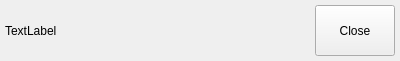
<?xml version="1.0" encoding="UTF-8"?>
<ui version="4.0">
 <class>openFiles</class>
 <widget class="QWidget" name="openFiles">
  <property name="geometry">
   <rect>
    <x>0</x>
    <y>0</y>
    <width>400</width>
    <height>61</height>
   </rect>
  </property>
  <property name="windowTitle">
   <string>Form</string>
  </property>
  <layout class="QHBoxLayout" name="horizontalLayout_2">
   <property name="leftMargin">
    <number>5</number>
   </property>
   <property name="topMargin">
    <number>5</number>
   </property>
   <property name="rightMargin">
    <number>5</number>
   </property>
   <property name="bottomMargin">
    <number>5</number>
   </property>
   <item>
    <layout class="QHBoxLayout" name="horizontalLayout">
     <item>
      <widget class="QLabel" name="nameFiles">
       <property name="text">
        <string>TextLabel</string>
       </property>
      </widget>
     </item>
     <item>
      <widget class="QPushButton" name="closeFile">
       <property name="sizePolicy">
        <sizepolicy hsizetype="Fixed" vsizetype="Preferred">
         <horstretch>0</horstretch>
         <verstretch>0</verstretch>
        </sizepolicy>
       </property>
       <property name="text">
        <string>Close</string>
       </property>
      </widget>
     </item>
    </layout>
   </item>
  </layout>
 </widget>
 <resources/>
 <connections/>
</ui>
